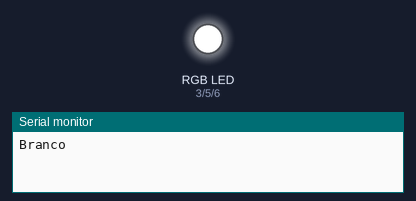
The sketch below on a simulated Arduino Uno, built with avr-gcc and run on an emulated ATmega328P. On the bench: an RGB LED mixed from three pins (HIGH = lit), the last lines printed to the serial monitor.

Above: at 0.05 s.
At 0.85 s:
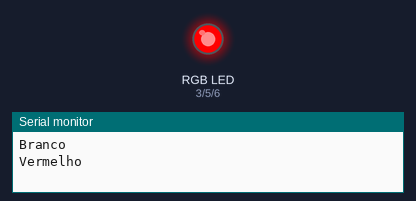
At 1.65 s:
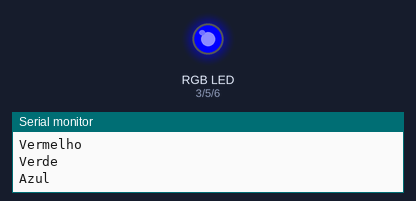
At 3.25 s:
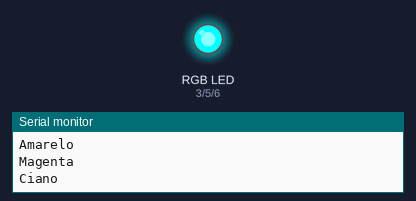
At 4.85 s:
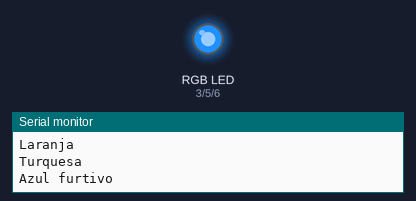
At 6.5 s:
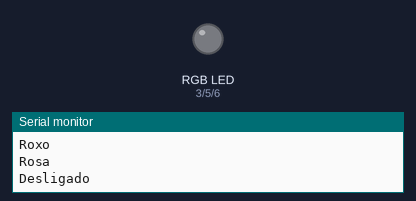
Timing chart, 0 to 8.5 s (numbered marks = the images above):
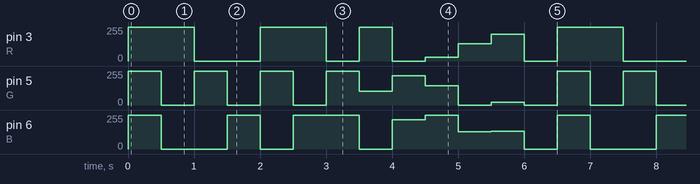

The sketch:

daring_lappi1__1_.ino
```cpp
#define R 3
#define G 5
#define B 6

void setup()
{
  Serial.begin(9600);
  pinMode(R, OUTPUT);
  pinMode(G, OUTPUT);
  pinMode(B, OUTPUT);

}

void loop()
{
  analogWrite(R,255);    // branco
  analogWrite(G, 255);
  analogWrite(B, 255);
  Serial.println("Branco");
  delay (500);
  analogWrite(R, 255);   // vermelho
  analogWrite(G, 0);
  analogWrite(B, 0);
  Serial.println("Vermelho");
  delay (500);
  analogWrite(R, 0);     // verde
  analogWrite(G, 255);
  analogWrite(B, 0);
  Serial.println("Verde");
  delay (500);
  analogWrite(R, 0);     // azul
  analogWrite(G, 0);
  analogWrite(B, 255);
  Serial.println("Azul");
  delay (500);
  analogWrite(R, 255);   // amarelo
  analogWrite(G, 255);
  analogWrite(B, 0);
  Serial.println("Amarelo");
  delay (500);
  analogWrite(R, 255);   // magenta
  analogWrite(G, 0);
  analogWrite(B, 255);
  Serial.println("Magenta");
  delay (500);
  analogWrite(R, 0);     // ciano
  analogWrite(G, 255);
  analogWrite(B, 255);
  Serial.println("Ciano");
  delay (500);
  analogWrite(R, 255);     // laranja
  analogWrite(G, 102);
  analogWrite(B, 0);
  Serial.println("Laranja");
  delay (500);
  analogWrite(R, 0);     // turquesa
  analogWrite(G, 220);
  analogWrite(B, 220);
  Serial.println("Turquesa");
  delay (500);
  analogWrite(R, 30);     // azul furtivo
  analogWrite(G, 144);
  analogWrite(B, 255);
  Serial.println("Azul furtivo");
  delay (500);
  analogWrite(R, 128);     // roxo
  analogWrite(G, 0);
  analogWrite(B, 128);
  Serial.println("Roxo");
  delay (500);
  analogWrite(R, 199);     // rosa
  analogWrite(G, 21);
  analogWrite(B, 133);
  Serial.println("Rosa");
  delay (500);
  analogWrite(R, 0);     // desligado
  analogWrite(G, 0);
  analogWrite(B, 0);
  Serial.println("Desligado");
  delay (500);
}
```

Measured:
- by itself, pin 5 (G): repeats every 6.5 s: 3 × (0/255 0.50 s, 255/255 0.50 s), 102/255 0.50 s, 220/255 0.50 s, 144/255 0.50 s, 0/255 0.50 s, 21/255 0.50 s, 0/255 0.50 s, 255/255 0.50 s
- by itself, pin 3 (R): repeats every 6.5 s: 0/255 1.0 s, 255/255 1.0 s, 0/255 0.50 s, 255/255 0.50 s, 0/255 0.50 s, 30/255 0.50 s, 128/255 0.50 s, 199/255 0.50 s, 0/255 0.50 s, 255/255 1.0 s
